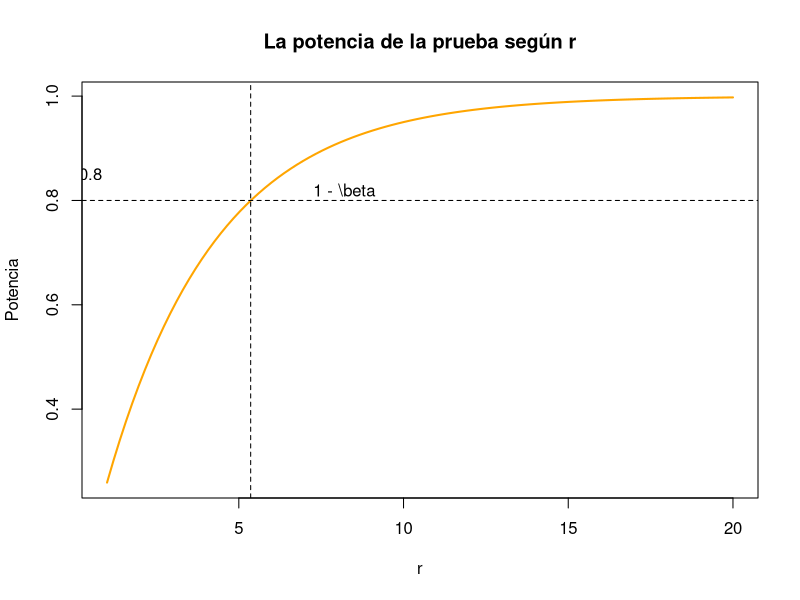

This chart was generated by the following R code:
## ---- chunk 1
knitr::opts_chunk$set(echo = TRUE)
## ---- chunk 2
r <- seq(1, 20, length.out = 100)
potencia <- 1 - exp(-0.3 * r)

plot(r, potencia, type = "l", lwd = 2, col = "orange",
     xlab = "r", ylab = "Potencia",
     main = "La potencia de la prueba según r")
abline(h = 0.8, lty = 2)
abline(v = 5.36, lty = 2)
text(8.2, 0.1, "r")
text(0.5, 0.85, "0.8")
text(8.2, 0.82, "1 - \\beta")
